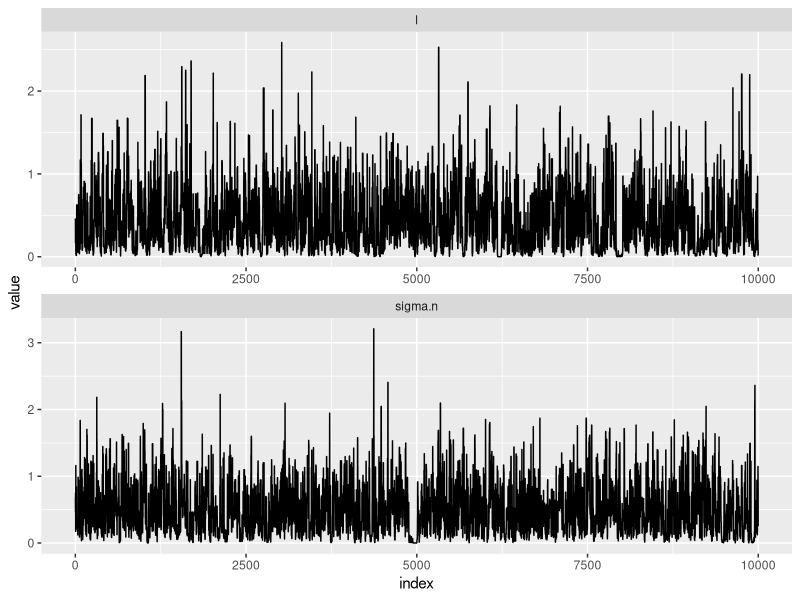
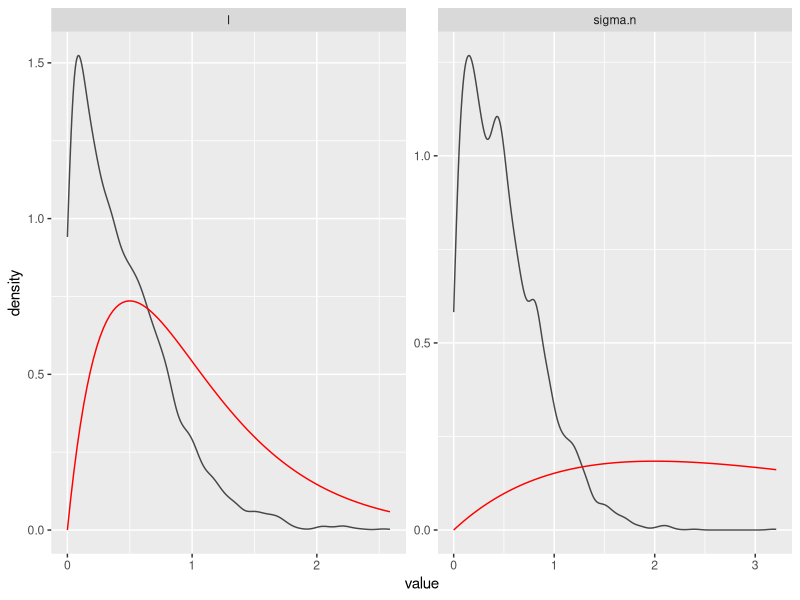
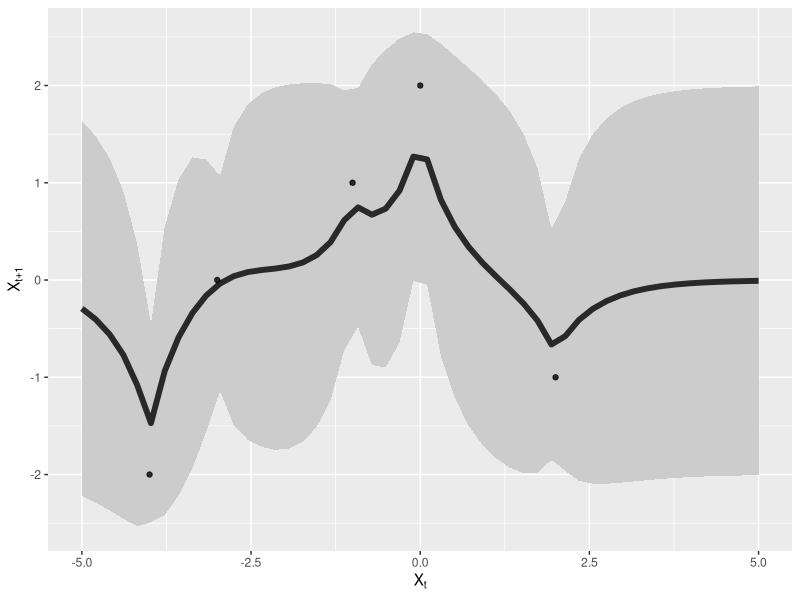

Source code (R) for these figures, in order:
library(mcmc)
#' Basic regression in Gaussian processes
#'
#'
#' @param x Observed x values, (vector or matrix with columns for each dimension of data)
#' @param y Vector of observed y values in the training data
#' @param init_pars the initial guesses for lengthscale l and process noise sigma_n
#' @param n iterations of the metropolis algorithm
#' @details Currently assumes the covariance function.  By default we will use
#' the squared exponential (also called radial basis or Gaussian,
#' though it is not this that gives Gaussian process it's name;
#' any covariance function would do) as the covariance function,
#' $\operatorname{cov}(X_i, X_j) = \exp\left(-\frac{(X_i - X_j)^2}{2 \ell ^ 2}\right)$
#' @return the MCMC output, as constructed by \link{metrop} from the mcmc package.
#' @export
#' @import mcmc
gp_mcmc <- function(x, y, init_pars = c(l=1, sigma.n=1), n = 1e4, d.p = c(5,5), s2.p = c(5,5)){
  lpriors <- function(pars){
    prior <- unname(
      dgamma(exp(pars[1]), d.p[1], scale = d.p[2]) *
        dgamma(exp(pars[2]), s2.p[1], s2.p[2])
    )
    log(prior)
  }
  posterior <- function(pars, x, y){
    l <- exp(pars[1])
    sigma.n <- exp(pars[2])

    cov <- function(X, Y) outer(X, Y, SE, l)
    I <- diag(1, length(x))
    K <- cov(x, x)

    loglik <- - 0.5 * t(y) %*% solve(K + sigma.n^2 * I) %*% y -
      log(det(K + sigma.n^2*I)) -
      length(y) * log(2 * pi) / 2

    loglik + lpriors(pars)
  }

  out <- metrop(posterior, log(init_pars), n, x = obs$x, y = obs$y)
  out$d.p <- d.p
  out$s2.p <- s2.p
  out
}


#' predict the expected values and posterior distributions of the Gaussian Process
#'
#' @param x_predict the values at which we desire predictions
#' @param covs if TRUE, return covariances instead of variances (set high thinning as this is memory intensive)
#' @import reshape2
#' @export
gp_predict <- function(gp, x_predict, burnin=0, thin=1, covs=FALSE){

  postdist <- cbind(index=1:gp$nbatch, as.data.frame(exp(gp$batch)))
  s <- seq(burnin+1, gp$nbatch, by=thin)
  postdist <- postdist[s,]
  names(postdist) <- c("index", names(gp$initial))

  indices <- 1:dim(postdist)[1]

  out <- lapply(indices, function(i){
    l <- postdist[i, "l"]
    sigma.n <- postdist[i, "sigma.n"]

    cov <- function(X, Y) outer(X, Y, SE, l)
    cov_xx_inv <- solve(cov(obs$x, obs$x) + sigma.n^2 * diag(1, length(obs$x)))
    Ef <- cov(x_predict, obs$x) %*% cov_xx_inv %*% obs$y
    Cf <- cov(x_predict, x_predict) - cov(x_predict, obs$x)  %*% cov_xx_inv %*% cov(obs$x, x_predict)
    list(Ef = Ef, Cf = Cf, Vf = diag(Cf))
  })

  Ef_posterior <- sapply(out, `[[`, "Ef")
  Cf_posterior <- sapply(out, `[[`, "Cf")
  Vf_posterior <- sapply(out, `[[`, "Vf")

  E_Ef <- rowMeans(Ef_posterior)
  E_Cf <- matrix(apply(Cf_posterior, 1, sum) / dim(Cf_posterior)[2], ncol = sqrt(dim(Cf_posterior)[1]))
  E_Vf <- diag(E_Cf) # same as rowMeans(Vf_posterior)

  # list format better for return
  Cf_posterior <- lapply(out, `[[`, "Cf")

  list(Ef_posterior = Ef_posterior,
       Vf_posterior = Vf_posterior,
       Cf_posterior = Cf_posterior,
       E_Ef = E_Ef, E_Cf = E_Cf, E_Vf = E_Vf)

}


library(reshape2)
library(ggplot2)
library(plyr)
#' Summary plots showing the trace and posteriors for the gp_mcmc estimates
#'
#' @param gp a fit of the gaussian process from gp_mcmc
#' @param burnin length of sequence to discard as a transient
#' @param thin frequency of sub-sampling (make posterior distribution smaller if necessary)
#' @return two ggplot2 objects, one plotting the trace and one
#' plotting the posteriors in black with priors overlaid in red.
#' @import reshape2
#' @import ggplot2
#' @import plyr
#' @export
summary_gp_mcmc <- function(gp, burnin=0, thin=1){
  postdist <- cbind(index=1:gp$nbatch, as.data.frame(exp(gp$batch)))
  s <- seq(burnin+1, gp$nbatch, by=thin)
  postdist <- postdist[s,]
  names(postdist) <- c("index", names(gp$initial))

  # TRACES
  df <- melt(postdist, id="index")
  traces_plot <-
    ggplot(df) + geom_line(aes(index, value)) +
    facet_wrap(~ variable, scale="free", ncol=1)

  s2.p <- gp$s2.p
  d.p <- gp$d.p
  s2_prior <- function(x) dgamma(x, s2.p[1], s2.p[2])
  d_prior <- function(x) dgamma(x, d.p[1], scale = d.p[2])
  prior_fns <- list(l = d_prior, sigma.n = s2_prior)

  prior_curves <- ddply(df, "variable", function(dd){
    grid <- seq(min(dd$value), max(dd$value), length = 100)
    data.frame(value = grid, density = prior_fns[[dd$variable[1]]](grid))
  })

  # Posteriors (easier to read than histograms)
  posteriors_plot <- ggplot(df, aes(value)) +
    stat_density(geom="path", position="identity", alpha=0.7) +
    geom_line(data=prior_curves, aes(x=value, y=density), col="red") +
    facet_wrap(~ variable, scale="free", ncol=2)

  print(traces_plot)
  print(posteriors_plot)

  out <- list(traces_plot = traces_plot, posteriors_plot = posteriors_plot)
  invisible(out)
}

# Helper function: The default covariance function
SE <- function(Xi,Xj, l) exp(-0.5 * (Xi - Xj) ^ 2 / l ^ 2)


x_predict <- seq(-5,5,len=50)
obs <- data.frame(x = c(-4, -3, -1,  0,  2),
                  y = c(-2,  0,  1,  2, -1))
gp <- gp_mcmc(x = obs$x, y = obs$y, d.p = c(2,.5), s2.p = c(2,.5))
summary_gp_mcmc(gp)


gp_dat <- gp_predict(gp, x_predict)

tgp_dat <-data.frame(
  x = x_predict,
  y = gp_dat$E_Ef,
  ymin = gp_dat$E_Ef - 2 * sqrt(gp_dat$E_Vf),
  ymax = gp_dat$E_Ef + 2 * sqrt(gp_dat$E_Vf)
)

ggplot(tgp_dat) + geom_ribbon(aes(x,y,ymin=ymin,ymax=ymax), fill="gray80") +
  geom_line(aes(x, y), lwd=2, alpha=0.8) +
  geom_point(data=obs, aes(x,y), alpha=0.8) +
  xlab(expression(X[t])) + ylab(expression(X[t+1]))
